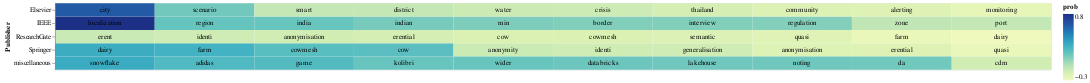

The notebook cell saved with this chart:
### Code cell
# Select the top terms for each PDF
top_terms_df_publisher = result_df_publisher.groupby('Publisher').head(10)

# Add a small random value to 'idf_value' for better visualization
top_terms_df_publisher['prob'] = top_terms_df_publisher['prob'] + np.random.rand(top_terms_df_publisher.shape[0]) * 0.0001

# Create a base chart
base = alt.Chart(top_terms_df_publisher).encode(
    x=alt.X('rank:O', axis=None),  # Use rank for x-axis
    y='Publisher:N',
    color=alt.Color('prob:Q', scale=alt.Scale(scheme='viridis')),
    text='topic_word:N'  # Corrected column name to 'topic_word'
).transform_window(
    rank="rank()",
    sort=[alt.SortField("prob", order="descending")],
    groupby=["Publisher"]
)

# Create a heatmap
heatmap = base.mark_rect().encode(
    color='prob:Q',
)

# Create text labels with conditional color
text = base.mark_text(baseline='middle').encode(
    text='topic_word:N',
    color=alt.condition(alt.datum.idf_value >= 3.0, alt.value('white'), alt.value('black'))
)

# Display the heatmap and text labels
chart_lda_publisher = (heatmap + text).properties(width=1500)
chart_lda_publisher

### Figure 1 — Vega-Lite specification as saved in the notebook (floating-point values rounded to 4 significant figures)
{"config": {"view": {"continuousWidth": 300, "continuousHeight": 300}}, "layer": [{"mark": {"type": "rect"}, "encoding": {"color": {"field": "prob", "type": "quantitative"}, "text": {"field": "topic_word", "type": "nominal"}, "x": {"axis": null, "field": "rank", "type": "ordinal"}, "y": {"field": "Publisher", "type": "nominal"}}, "transform": [{"window": [{"op": "rank", "field": "", "as": "rank"}], "groupby": ["Publisher"], "sort": [{"field": "prob", "order": "descending"}]}]}, {"mark": {"type": "text", "baseline": "middle"}, "encoding": {"color": {"condition": {"test": "(datum.idf_value >= 3.0)", "value": "white"}, "value": "black"}, "text": {"field": "topic_word", "type": "nominal"}, "x": {"axis": null, "field": "rank", "type": "ordinal"}, "y": {"field": "Publisher", "type": "nominal"}}, "transform": [{"window": [{"op": "rank", "field": "", "as": "rank"}], "groupby": ["Publisher"], "sort": [{"field": "prob", "order": "descending"}]}]}], "data": {"name": "data-874916afec1e1a60237a4452c3be6b7c"}, "width": 1500, "$schema": "https://vega.github.io/schema/vega-lite/v5.15.1.json", "datasets": {"data-874916afec1e1a60237a4452c3be6b7c": [{"Publisher": "IEEE", "topic_word": "localization", "prob": 0.7619}, {"Publisher": "IEEE", "topic_word": "region", "prob": 0.1381}, {"Publisher": "IEEE", "topic_word": "india", "prob": 0.1318}, {"Publisher": "IEEE", "topic_word": "port", "prob": -0.1007}, {"Publisher": "IEEE", "topic_word": "zone", "prob": -0.0932}, {"Publisher": "IEEE", "topic_word": "indian", "prob": 0.09311}, {"Publisher": "IEEE", "topic_word": "min", "prob": 0.07959}, {"Publisher": "IEEE", "topic_word": "border", "prob": 0.07238}, {"Publisher": "IEEE", "topic_word": "interview", "prob": 0.07227}, {"Publisher": "IEEE", "topic_word": "regulation", "prob": 0.06283}, {"Publisher": "Springer", "topic_word": "dairy", "prob": 0.2718}, {"Publisher": "Springer", "topic_word": "quasi", "prob": -0.2604}, {"Publisher": "Springer", "topic_word": "farm", "prob": 0.2455}, {"Publisher": "Springer", "topic_word": "erential", "prob": -0.2024}, {"Publisher": "Springer", "topic_word": "anonymisation", "prob": -0.1946}, {"Publisher": "Springer", "topic_word": "cowmesh", "prob": 0.1754}, {"Publisher": "Springer", "topic_word": "cow", "prob": 0.1724}, {"Publisher": "Springer", "topic_word": "generalisation", "prob": -0.145}, {"Publisher": "Springer", "topic_word": "identi", "prob": -0.1447}, {"Publisher": "Springer", "topic_word": "anonymity", "prob": -0.1312}, {"Publisher": "ResearchGate", "topic_word": "dairy", "prob": -0.2911}, {"Publisher": "ResearchGate", "topic_word": "farm", "prob": -0.2629}, {"Publisher": "ResearchGate", "topic_word": "quasi", "prob": -0.2073}, {"Publisher": "ResearchGate", "topic_word": "semantic", "prob": -0.1918}, {"Publisher": "ResearchGate", "topic_word": "cowmesh", "prob": -0.1879}, {"Publisher": "ResearchGate", "topic_word": "cow", "prob": -0.1846}, {"Publisher": "ResearchGate", "topic_word": "erential", "prob": -0.1611}, {"Publisher": "ResearchGate", "topic_word": "anonymisation", "prob": -0.1549}, {"Publisher": "ResearchGate", "topic_word": "identi", "prob": -0.1437}, {"Publisher": "ResearchGate", "topic_word": "erent", "prob": -0.1255}, {"Publisher": "Elsevier", "topic_word": "city", "prob": 0.5868}, {"Publisher": "Elsevier", "topic_word": "monitoring", "prob": -0.2461}, {"Publisher": "Elsevier", "topic_word": "alerting", "prob": -0.2051}, {"Publisher": "Elsevier", "topic_word": "community", "prob": -0.1886}, {"Publisher": "Elsevier", "topic_word": "thailand", "prob": -0.1624}, {"Publisher": "Elsevier", "topic_word": "crisis", "prob": -0.1355}, {"Publisher": "Elsevier", "topic_word": "water", "prob": -0.1334}, {"Publisher": "Elsevier", "topic_word": "scenario", "prob": 0.108}, {"Publisher": "Elsevier", "topic_word": "district", "prob": -0.1048}, {"Publisher": "Elsevier", "topic_word": "smart", "prob": -0.1039}, {"Publisher": "miscellaneous", "topic_word": "snowflake", "prob": 0.2762}, {"Publisher": "miscellaneous", "topic_word": "adidas", "prob": 0.2025}, {"Publisher": "miscellaneous", "topic_word": "game", "prob": 0.193}, {"Publisher": "miscellaneous", "topic_word": "cdm", "prob": -0.1467}, {"Publisher": "miscellaneous", "topic_word": "kolibri", "prob": 0.1336}, {"Publisher": "miscellaneous", "topic_word": "wider", "prob": 0.1325}, {"Publisher": "miscellaneous", "topic_word": "databricks", "prob": 0.1224}, {"Publisher": "miscellaneous", "topic_word": "lakehouse", "prob": 0.1163}, {"Publisher": "miscellaneous", "topic_word": "noting", "prob": 0.1157}, {"Publisher": "miscellaneous", "topic_word": "da", "prob": 0.1117}]}}
